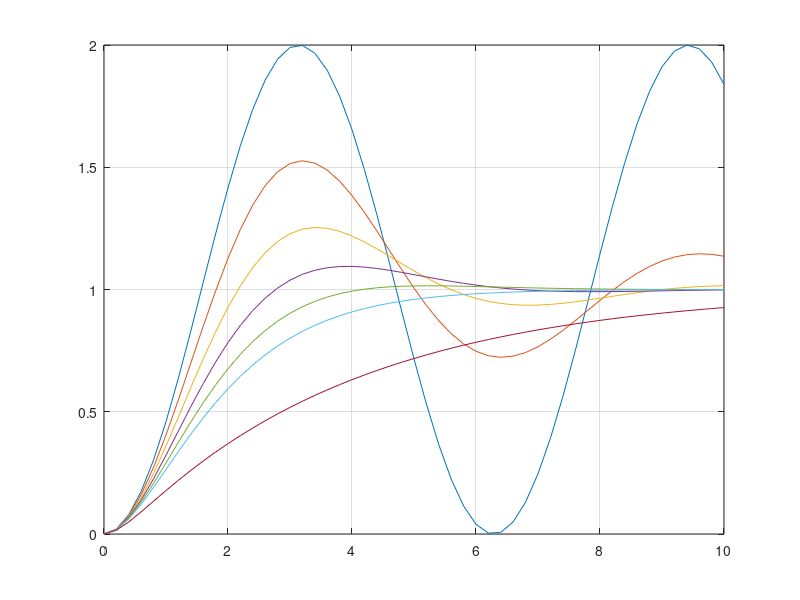

Source code (MATLAB):
% A 2nd order transfer function is defined as tf=1/(s2 + 2*zeta*s + 1) %
% Plot the unit step response when zeta assumes = 0,0.2,0.4,0.6,0.8,1,2 %

t=0:0.2:10;
zeta = [0 0.2 0.4 0.6 0.8 1 2];
for n=1:7;
   num=[1];
   den=[1 2*zeta(n) 1];
   p=tf(num,den);
   [v(1:51,n),t]=step(p,t);
end

plot(t,v);
grid;